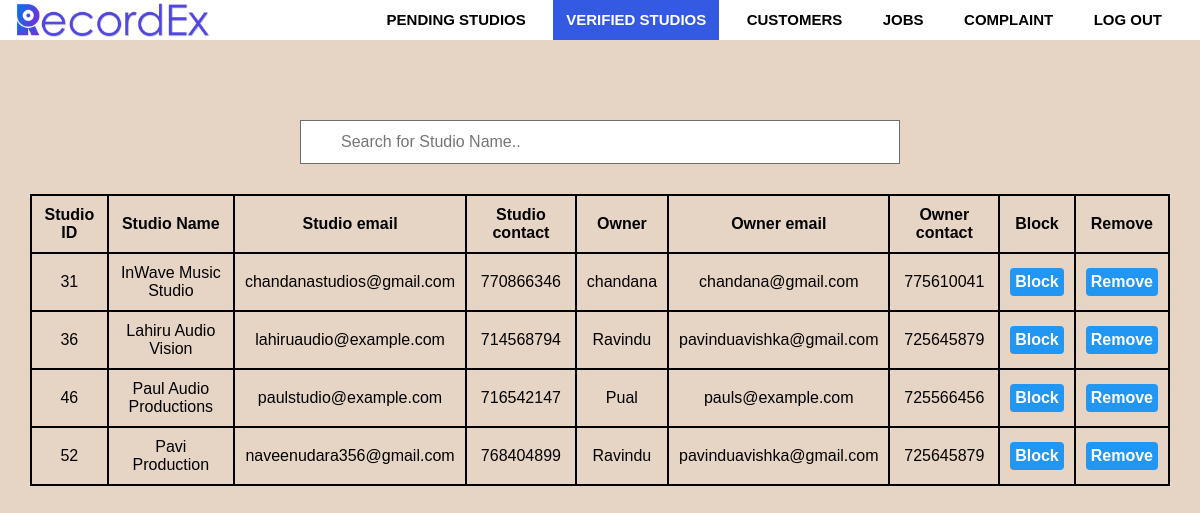
/admin/verified.php, run on an earlier commit of the app's database.
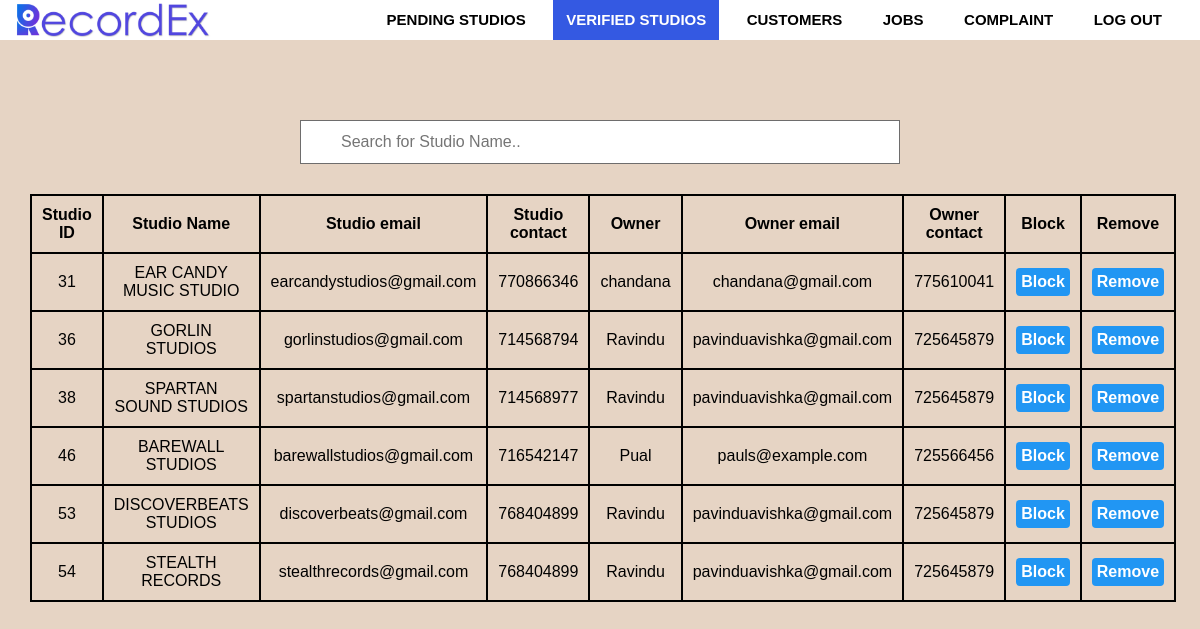
And on a later commit of the database.
### tables this page shows
CREATE TABLE `studio` (
  `studio_id` int(5) NOT NULL,
  `studio_name` varchar(100) NOT NULL,
  `s_address_line1` varchar(100) NOT NULL,
  `s_address_line2` varchar(100) NOT NULL,
  `s_city` varchar(100) NOT NULL,
  `distric` varchar(100) NOT NULL,
  `postalcode` varchar(100) NOT NULL,
  `s_email` varchar(100) NOT NULL,
  `password` varchar(200) NOT NULL,
  `s_tele_no` int(20) NOT NULL,
  `paypal` varchar(100) NOT NULL,
  `owner_id` int(100) NOT NULL,
  `profile` varchar(500) NOT NULL,
  `cover` varchar(500) NOT NULL,
  `description` text NOT NULL,
  `latitude` varchar(50) NOT NULL,
  `longitude` varchar(50) NOT NULL,
  `verified` tinyint(4) NOT NULL DEFAULT '0',
  `email_verified` tinyint(1) NOT NULL DEFAULT '0',
  `owner_verified` tinyint(1) NOT NULL DEFAULT '0',
  `blocked` int(1) NOT NULL DEFAULT '0',
  `status` varchar(10) NOT NULL DEFAULT 'Active now'
);

CREATE TABLE `owner` (
  `owner_id` int(100) NOT NULL,
  `first_name` varchar(100) NOT NULL,
  `last_name` varchar(100) NOT NULL,
  `e_mail` varchar(150) NOT NULL,
  `tp_number` int(10) NOT NULL
);

### admin/verified.php (the view, shortened to what this page needs)
<?php
require_once('../inc/connection.php');
?>
<?php
             if(!isset($_GET['error'])){
                    $query="SELECT studio.studio_id,studio.studio_name,studio.s_email,blocked,studio.s_tele_no,owner.first_name,owner.e_mail,owner.tp_number FROM studio
                    INNER JOIN owner ON  owner.owner_id = studio.owner_id WHERE studio.verified = '1' ";
                    $result_set=mysqli_query($connection,$query);
                    if($result_set){
                        if(mysqli_num_rows($result_set)==0){
                            header('Location: verified.php?error=There is no verified studios');
                        }
                        else{
                            $table = "<table id='verified'>";
                            $table .= "<tr><th>Studio ID</th><th>Studio Name</th><th>Studio email</th><th>Studio contact</th><th>Owner</th><th>Owner email</th><th>Owner contact</th><th>Block</th><th>Remove</th></tr>";
                            while($record =mysqli_fetch_assoc($result_set)){
                                $table .= "<tr>";
                                    $table .= "<td>".$record['studio_id']."</td>";
                                    $table .= "<td>".$record['studio_name']."</td>";
                                    $table .= "<td>".$record['s_email']."</td>";
                                    $table .= "<td>".$record['s_tele_no']."</td>";
                                    $table .= "<td>".$record['first_name']."</td>";
                                    $table .= "<td>".$record['e_mail']."</td>";
                                    $table .= "<td>".$record['tp_number']."</td>";
                                    if($record['blocked']==0){
                                      $table .= "<td>"."<form action=verified.php?studio_block=$record[studio_id] method='post' ><button type='submit'>Block</button></form>"."</td>";
                                    }
                                    else{
                                      $table .= "<td>"."<form action=verified.php?studio_unblock=$record[studio_id] method='post' ><button style='background-color:red;' type='submit'>Unblock</button></form>"."</td>";
                                    }
                                    $table .= "<td>"."<button type='submit' onclick='removeme($record[studio_id])'>Remove</button>"."</td>";
                                $table .= "</tr>";
                            }
                        }
                    }
              }
    ?>
<!DOCTYPE html>
<html>
<head>
   <link rel="stylesheet" type="text/css" href="css/admin.css">
   <?php require_once('inc/navbar.php'); ?>
</head>
<body>
<div class="row">
    <input type="text" id="myInput" onkeyup="myFunction()" placeholder="Search for Studio Name.." title="Type in a Name">
    <?php
         if(isset($_GET['error'])){
            echo '<div class="error">';
               echo $_GET['error'];
            echo '</div>';
           }
           else{
            echo $table;
           }
    ?>
</div>
</body>
</html>

What changed in the data, as far as the page shows it:
no longer on this page (row edited): studio: studio_id "52", studio_name "Pavi Production", s_email "naveenudara356@gmail.com", s_tele_no "768404899", owner.first_name "Ravindu", owner.e_mail "pavinduavishka@gmail.com", owner.tp_number "725645879"
changed studio "chandana": studio_name "InWave Music Studio" → "EAR CANDY MUSIC STUDIO"; s_email "chandanastudios@gmail.com" → "earcandystudios@gmail.com"
changed studio id 36: studio_name "Lahiru Audio Vision" → "GORLIN STUDIOS"; s_email "lahiruaudio@example.com" → "gorlinstudios@gmail.com"
now on this page (row edited): studio: studio_id "38", studio_name "SPARTAN SOUND STUDIOS", s_email "spartanstudios@gmail.com", s_tele_no "714568977", owner.first_name "Ravindu", owner.e_mail "pavinduavishka@gmail.com", owner.tp_number "725645879"
changed studio "Pual": studio_name "Paul Audio Productions" → "BAREWALL STUDIOS"; s_email "paulstudio@example.com" → "barewallstudios@gmail.com"
added studio: studio_id "53", studio_name "DISCOVERBEATS STUDIOS", s_email "discoverbeats@gmail.com", s_tele_no "768404899", owner.first_name "Ravindu", owner.e_mail "pavinduavishka@gmail.com", owner.tp_number "725645879"
added studio: studio_id "54", studio_name "STEALTH RECORDS", s_email "stealthrecords@gmail.com", s_tele_no "768404899", owner.first_name "Ravindu", owner.e_mail "pavinduavishka@gmail.com", owner.tp_number "725645879"
